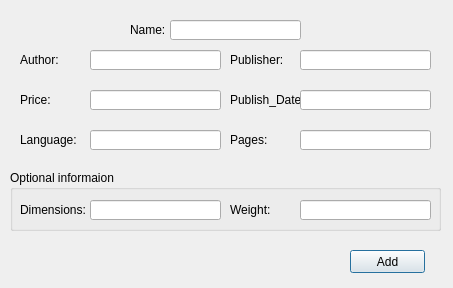
<?xml version="1.0" encoding="UTF-8"?>
<ui version="4.0">
 <class>addform</class>
 <widget class="QDialog" name="addform">
  <property name="geometry">
   <rect>
    <x>0</x>
    <y>0</y>
    <width>453</width>
    <height>288</height>
   </rect>
  </property>
  <property name="windowTitle">
   <string>Dialog</string>
  </property>
  <widget class="QLineEdit" name="publisher">
   <property name="geometry">
    <rect>
     <x>300</x>
     <y>50</y>
     <width>131</width>
     <height>20</height>
    </rect>
   </property>
  </widget>
  <widget class="QLineEdit" name="pages">
   <property name="geometry">
    <rect>
     <x>300</x>
     <y>130</y>
     <width>131</width>
     <height>20</height>
    </rect>
   </property>
  </widget>
  <widget class="QLabel" name="pubdatlbl">
   <property name="geometry">
    <rect>
     <x>230</x>
     <y>90</y>
     <width>71</width>
     <height>20</height>
    </rect>
   </property>
   <property name="text">
    <string>Publish_Date:</string>
   </property>
  </widget>
  <widget class="QLabel" name="authorlbl">
   <property name="geometry">
    <rect>
     <x>20</x>
     <y>50</y>
     <width>71</width>
     <height>20</height>
    </rect>
   </property>
   <property name="text">
    <string>Author:</string>
   </property>
  </widget>
  <widget class="QLabel" name="namelbl">
   <property name="geometry">
    <rect>
     <x>130</x>
     <y>20</y>
     <width>71</width>
     <height>20</height>
    </rect>
   </property>
   <property name="text">
    <string>Name:</string>
   </property>
  </widget>
  <widget class="QPushButton" name="addbut">
   <property name="geometry">
    <rect>
     <x>350</x>
     <y>250</y>
     <width>75</width>
     <height>23</height>
    </rect>
   </property>
   <property name="text">
    <string>Add</string>
   </property>
  </widget>
  <widget class="QLabel" name="weightlbl">
   <property name="geometry">
    <rect>
     <x>230</x>
     <y>200</y>
     <width>71</width>
     <height>20</height>
    </rect>
   </property>
   <property name="text">
    <string>Weight:</string>
   </property>
  </widget>
  <widget class="QLabel" name="lanlbl">
   <property name="geometry">
    <rect>
     <x>20</x>
     <y>130</y>
     <width>71</width>
     <height>20</height>
    </rect>
   </property>
   <property name="text">
    <string>Language:</string>
   </property>
  </widget>
  <widget class="QLineEdit" name="lan">
   <property name="geometry">
    <rect>
     <x>90</x>
     <y>130</y>
     <width>131</width>
     <height>20</height>
    </rect>
   </property>
  </widget>
  <widget class="QLabel" name="pageslbl">
   <property name="geometry">
    <rect>
     <x>230</x>
     <y>130</y>
     <width>71</width>
     <height>20</height>
    </rect>
   </property>
   <property name="text">
    <string>Pages:</string>
   </property>
  </widget>
  <widget class="QLineEdit" name="weight">
   <property name="geometry">
    <rect>
     <x>300</x>
     <y>200</y>
     <width>131</width>
     <height>20</height>
    </rect>
   </property>
  </widget>
  <widget class="QLabel" name="publbl">
   <property name="geometry">
    <rect>
     <x>230</x>
     <y>50</y>
     <width>71</width>
     <height>20</height>
    </rect>
   </property>
   <property name="text">
    <string>Publisher:</string>
   </property>
  </widget>
  <widget class="QLabel" name="dimenlbl">
   <property name="geometry">
    <rect>
     <x>20</x>
     <y>200</y>
     <width>71</width>
     <height>20</height>
    </rect>
   </property>
   <property name="text">
    <string>Dimensions:</string>
   </property>
  </widget>
  <widget class="QLineEdit" name="name">
   <property name="geometry">
    <rect>
     <x>170</x>
     <y>20</y>
     <width>131</width>
     <height>20</height>
    </rect>
   </property>
  </widget>
  <widget class="QLineEdit" name="pub_date">
   <property name="geometry">
    <rect>
     <x>300</x>
     <y>90</y>
     <width>131</width>
     <height>20</height>
    </rect>
   </property>
  </widget>
  <widget class="QLineEdit" name="author">
   <property name="geometry">
    <rect>
     <x>90</x>
     <y>50</y>
     <width>131</width>
     <height>20</height>
    </rect>
   </property>
  </widget>
  <widget class="QLineEdit" name="dimen">
   <property name="geometry">
    <rect>
     <x>90</x>
     <y>200</y>
     <width>131</width>
     <height>20</height>
    </rect>
   </property>
   <property name="text">
    <string/>
   </property>
  </widget>
  <widget class="QLabel" name="pricelbl">
   <property name="geometry">
    <rect>
     <x>20</x>
     <y>90</y>
     <width>71</width>
     <height>20</height>
    </rect>
   </property>
   <property name="text">
    <string>Price:</string>
   </property>
  </widget>
  <widget class="QLineEdit" name="price">
   <property name="geometry">
    <rect>
     <x>90</x>
     <y>90</y>
     <width>131</width>
     <height>20</height>
    </rect>
   </property>
  </widget>
  <widget class="QGroupBox" name="groupBox">
   <property name="geometry">
    <rect>
     <x>10</x>
     <y>170</y>
     <width>431</width>
     <height>61</height>
    </rect>
   </property>
   <property name="title">
    <string>Optional informaion</string>
   </property>
  </widget>
  <zorder>groupBox</zorder>
  <zorder>dimen</zorder>
  <zorder>publisher</zorder>
  <zorder>pages</zorder>
  <zorder>pubdatlbl</zorder>
  <zorder>authorlbl</zorder>
  <zorder>namelbl</zorder>
  <zorder>addbut</zorder>
  <zorder>weightlbl</zorder>
  <zorder>lanlbl</zorder>
  <zorder>lan</zorder>
  <zorder>pageslbl</zorder>
  <zorder>weight</zorder>
  <zorder>publbl</zorder>
  <zorder>dimenlbl</zorder>
  <zorder>name</zorder>
  <zorder>pub_date</zorder>
  <zorder>author</zorder>
  <zorder>pricelbl</zorder>
  <zorder>price</zorder>
 </widget>
 <resources/>
 <connections/>
</ui>
